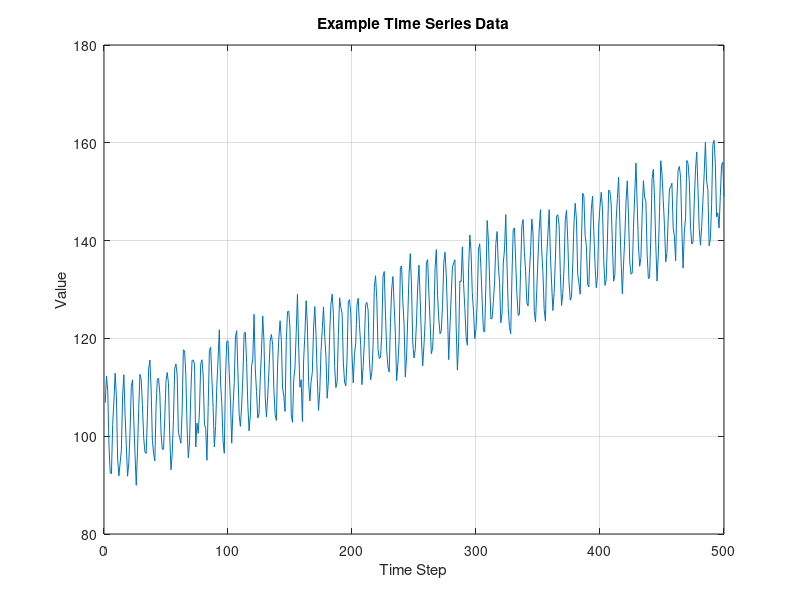

Write MATLAB code to recreate this figure.
% Time Series Data Preparation for Forecasting
% This script shows how to prepare time series data for LSTM forecasting

fprintf('=== Time Series Data Preparation ===\n\n');

%% 1. Generate or Load Example Time Series Data
fprintf('1. Creating example time series data...\n');

% Example: Simulated sales data with trend and seasonality
numTimeSteps = 500;
time = (1:numTimeSteps)';

% Create synthetic data with:
% - Linear trend
% - Weekly seasonality (7-day cycle)
% - Some noise
trend = 0.1 * time;  % Upward trend
seasonality = 10 * sin(2*pi*time/7);  % Weekly pattern
noise = 2 * randn(numTimeSteps, 1);  % Random noise

% Combine components
data = 100 + trend + seasonality + noise;

fprintf('   Created time series with %d time steps\n', numTimeSteps);
fprintf('   Data range: [%.2f, %.2f]\n', min(data), max(data));
fprintf('   Features: Trend + Seasonality + Noise\n\n');

% Visualize the data
figure;
plot(time, data);
xlabel('Time Step');
ylabel('Value');
title('Example Time Series Data');
grid on;

%% 2. Handle Missing Values (if any)
fprintf('2. Handling missing values...\n');
% In real data, you might have missing values
% data_with_nans = data;
% data_with_nans(randperm(numTimeSteps, 10)) = NaN;  % Add some NaNs
% data = fillmissing(data_with_nans, 'linear');

fprintf('   No missing values detected (or already handled)\n\n');

%% 3. Normalize the Data
fprintf('3. Normalizing data...\n');

% Option 1: Standardize (zero mean, unit variance)
data_mean = mean(data);
data_std = std(data);
data_normalized = (data - data_mean) / data_std;

% Option 2: Min-Max scaling to [0, 1]
data_min = min(data);
data_max = max(data);
data_scaled = (data - data_min) / (data_max - data_min);

% Use normalized data for training
data_for_training = data_normalized;

fprintf('   Data normalized (mean=0, std=1)\n');
fprintf('   Mean: %.4f, Std: %.4f\n', mean(data_for_training), std(data_for_training));
fprintf('\n');

%% 4. Create Sequences for Forecasting
fprintf('4. Creating input-output sequences...\n');

% Parameters
sequenceLength = 30;  % Use past 30 time steps
forecastHorizon = 7;  % Predict next 7 time steps
numFeatures = 1;      % Number of features (1 for univariate)

% Create sequences
X = {};
Y = {};
numSequences = numTimeSteps - sequenceLength - forecastHorizon + 1;

for i = 1:numSequences
    % Input: past 'sequenceLength' steps
    X{i} = data_for_training(i:i+sequenceLength-1);

    % Output: next 'forecastHorizon' steps
    Y{i} = data_for_training(i+sequenceLength:i+sequenceLength+forecastHorizon-1);
end

fprintf('   Created %d sequences\n', numSequences);
fprintf('   Input shape: [%d x %d] (time steps x features)\n', sequenceLength, numFeatures);
fprintf('   Output shape: [%d x %d] (forecast horizon x features)\n', forecastHorizon, numFeatures);
fprintf('\n');

%% 5. Split into Train/Validation/Test Sets
fprintf('5. Splitting data...\n');

% Split ratios
trainRatio = 0.7;
valRatio = 0.15;
testRatio = 0.15;

numTrain = floor(trainRatio * numSequences);
numVal = floor(valRatio * numSequences);
numTest = numSequences - numTrain - numVal;

% Split sequences
XTrain = X(1:numTrain);
YTrain = Y(1:numTrain);
XVal = X(numTrain+1:numTrain+numVal);
YVal = Y(numTrain+1:numTrain+numVal);
XTest = X(numTrain+numVal+1:end);
YTest = Y(numTrain+numVal+1:end);

fprintf('   Training: %d sequences (%.1f%%)\n', numTrain, trainRatio*100);
fprintf('   Validation: %d sequences (%.1f%%)\n', numVal, valRatio*100);
fprintf('   Test: %d sequences (%.1f%%)\n', numTest, testRatio*100);
fprintf('\n');

%% 6. Convert to Appropriate Format for LSTM
fprintf('6. Formatting for LSTM network...\n');

% LSTM expects:
% - X: Cell array of sequences, each [T x N] where T=time steps, N=features
% - Y: For regression, can be cell array or numeric array

% For regression (forecasting), keep Y as cell array for LSTM
% Each cell contains the forecast horizon values
% YTrain, YVal, YTest are already in correct format (cell arrays)

% Alternative: Convert to numeric array if needed
% YTrain_numeric = cell2mat(YTrain');
% YVal_numeric = cell2mat(YVal');
% YTest_numeric = cell2mat(YTest');

fprintf('   Data formatted for LSTM training\n');
fprintf('   XTrain: %d sequences\n', length(XTrain));
fprintf('   YTrain: %d sequences (each with %d forecast steps)\n', length(YTrain), forecastHorizon);
fprintf('\n');

%% 7. Display Sample Sequence
fprintf('7. Sample sequence preview:\n');
fprintf('   Input (X) - past %d steps:\n', sequenceLength);
fprintf('     %.4f, %.4f, %.4f, ... (showing first 3 of %d)\n', ...
    XTrain{1}(1), XTrain{1}(2), XTrain{1}(3), sequenceLength);
fprintf('   Output (Y) - next %d steps:\n', forecastHorizon);
if forecastHorizon >= 3
    fprintf('     %.4f, %.4f, %.4f, ... (showing first 3 of %d)\n', ...
        YTrain{1}(1), YTrain{1}(2), YTrain{1}(3), forecastHorizon);
else
    fprintf('     %.4f (all %d steps)\n', YTrain{1}(1), forecastHorizon);
end
fprintf('\n');

%% 8. Summary
fprintf('=== Data Preparation Complete ===\n\n');
fprintf('Your data is ready for LSTM training!\n\n');
fprintf('Data Summary:\n');
fprintf('  - Total time steps: %d\n', numTimeSteps);
fprintf('  - Sequences created: %d\n', numSequences);
fprintf('  - Input length: %d time steps\n', sequenceLength);
fprintf('  - Forecast horizon: %d time steps\n', forecastHorizon);
fprintf('  - Features: %d\n', numFeatures);
fprintf('\n');
fprintf('Next steps:\n');
fprintf('  1. Create LSTM network (see lstm_forecasting_example.m)\n');
fprintf('  2. Train network: net = trainNetwork(XTrain, YTrain_numeric, layers, options)\n');
fprintf('  3. Evaluate on test set\n');
fprintf('  4. Make predictions\n\n');

% Save normalization parameters for later use (to denormalize predictions)
normalization_params = struct();
normalization_params.mean = data_mean;
normalization_params.std = data_std;
normalization_params.min = data_min;
normalization_params.max = data_max;

fprintf('Normalization parameters saved for denormalizing predictions.\n');
fprintf('Use: predictions_original = predictions * data_std + data_mean\n\n');
